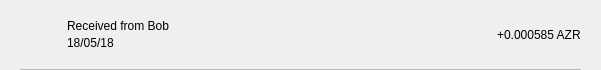
<?xml version="1.0" encoding="UTF-8"?>
<ui version="4.0">
 <class>TxRow</class>
 <widget class="QWidget" name="TxRow">
  <property name="geometry">
   <rect>
    <x>0</x>
    <y>0</y>
    <width>601</width>
    <height>70</height>
   </rect>
  </property>
  <property name="minimumSize">
   <size>
    <width>0</width>
    <height>40</height>
   </size>
  </property>
  <property name="windowTitle">
   <string>Form</string>
  </property>
  <layout class="QVBoxLayout" name="verticalLayout_3">
   <property name="spacing">
    <number>0</number>
   </property>
   <property name="leftMargin">
    <number>0</number>
   </property>
   <property name="topMargin">
    <number>0</number>
   </property>
   <property name="rightMargin">
    <number>0</number>
   </property>
   <property name="bottomMargin">
    <number>0</number>
   </property>
   <item>
    <widget class="QWidget" name="rowContainer" native="true">
     <layout class="QVBoxLayout" name="verticalLayout_2">
      <property name="spacing">
       <number>9</number>
      </property>
      <property name="leftMargin">
       <number>20</number>
      </property>
      <property name="topMargin">
       <number>9</number>
      </property>
      <property name="rightMargin">
       <number>20</number>
      </property>
      <property name="bottomMargin">
       <number>0</number>
      </property>
      <item>
       <widget class="QFrame" name="frame">
        <property name="styleSheet">
         <string notr="true">border:none;</string>
        </property>
        <property name="frameShape">
         <enum>QFrame::StyledPanel</enum>
        </property>
        <property name="frameShadow">
         <enum>QFrame::Raised</enum>
        </property>
        <layout class="QHBoxLayout" name="horizontalLayout" stretch="0,2,0">
         <property name="leftMargin">
          <number>0</number>
         </property>
         <property name="topMargin">
          <number>0</number>
         </property>
         <property name="rightMargin">
          <number>0</number>
         </property>
         <property name="bottomMargin">
          <number>0</number>
         </property>
         <item>
          <widget class="QPushButton" name="icon">
           <property name="focusPolicy">
            <enum>Qt::NoFocus</enum>
           </property>
           <property name="styleSheet">
            <string notr="true">border:none;</string>
           </property>
           <property name="text">
            <string/>
           </property>
           <property name="iconSize">
            <size>
             <width>28</width>
             <height>28</height>
            </size>
           </property>
          </widget>
         </item>
         <item>
          <layout class="QVBoxLayout" name="verticalLayout">
           <property name="spacing">
            <number>3</number>
           </property>
           <property name="leftMargin">
            <number>9</number>
           </property>
           <item>
            <widget class="QLabel" name="lblAddress">
             <property name="styleSheet">
              <string notr="true"/>
             </property>
             <property name="text">
              <string>Received from Bob</string>
             </property>
             <property name="alignment">
              <set>Qt::AlignBottom|Qt::AlignLeading|Qt::AlignLeft</set>
             </property>
            </widget>
           </item>
           <item>
            <widget class="QLabel" name="lblDate">
             <property name="styleSheet">
              <string notr="true"/>
             </property>
             <property name="text">
              <string>18/05/18</string>
             </property>
             <property name="alignment">
              <set>Qt::AlignLeading|Qt::AlignLeft|Qt::AlignTop</set>
             </property>
            </widget>
           </item>
          </layout>
         </item>
         <item>
          <widget class="QLabel" name="lblAmount">
           <property name="styleSheet">
            <string notr="true"/>
           </property>
           <property name="text">
            <string>+0.000585 AZR</string>
           </property>
          </widget>
         </item>
        </layout>
       </widget>
      </item>
      <item>
       <widget class="QLabel" name="lblDivisory">
        <property name="minimumSize">
         <size>
          <width>0</width>
          <height>1</height>
         </size>
        </property>
        <property name="maximumSize">
         <size>
          <width>16777215</width>
          <height>1</height>
         </size>
        </property>
        <property name="styleSheet">
         <string notr="true">background-color:#bababa;</string>
        </property>
        <property name="text">
         <string/>
        </property>
        <property name="alignment">
         <set>Qt::AlignBottom|Qt::AlignLeading|Qt::AlignLeft</set>
        </property>
       </widget>
      </item>
     </layout>
    </widget>
   </item>
  </layout>
 </widget>
 <resources/>
 <connections/>
</ui>
